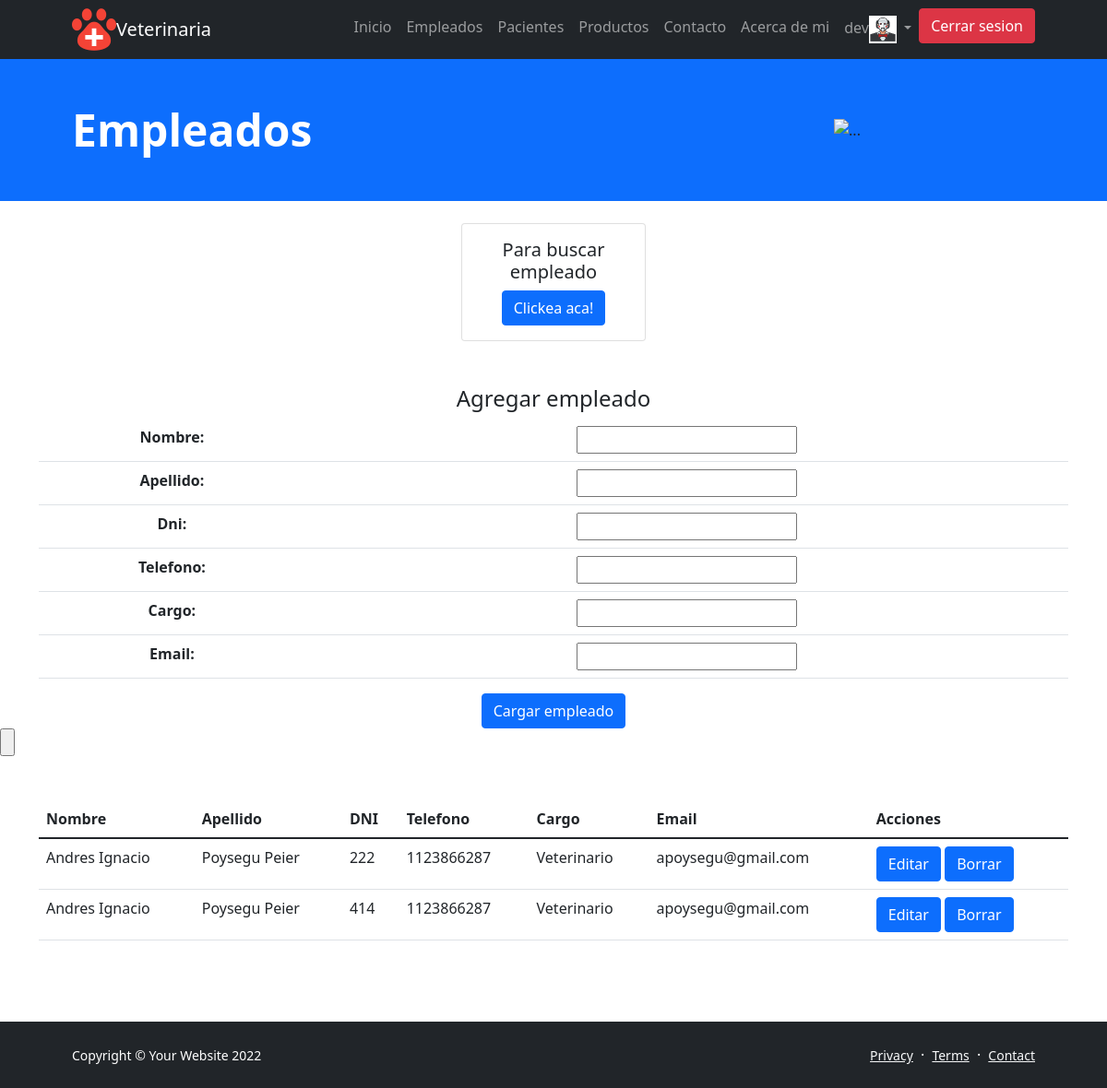
The page /empleados/ (signed in) on the database its author committed.
### veterinaria/models.py (models this page shows, shortened)
class Empleados(models.Model):
    nombre=models.CharField(max_length=50)
    apellido=models.CharField(max_length=50)
    dni = models.IntegerField(primary_key=True)
    telefono = models.IntegerField(null=True)
    cargo = models.CharField(max_length=50)
    email = models.EmailField(max_length=254,null=True)

### veterinaria/views.py (the view)
# urls.py: path('empleados/', empleados, name='empleados'),
@login_required
def empleados(request ):
    imagen = avatar(request)
    titulo = 'Empleados'
    empleados= Empleados.objects.all()
    if request.method == 'POST':
        formulario = EmpleadosFormulario(request.POST)
        if formulario.is_valid():
            data = formulario.cleaned_data
            empleado= Empleados(data['nombre'],
            data['apellido'],
            data['dni'],
            data['telefono'],
            data['cargo'],
            data['email']
            )
            empleado.save()
            formulario = EmpleadosFormulario()
            contx = {
            'formulario':formulario,
            'empleados':empleados ,
            'imagen':imagen
            }
            return render(request, 'veterinaria/empleados.html', contx)
    else:
        formulario = EmpleadosFormulario()
        return render(request, 'veterinaria/empleados.html', {'titulo':titulo,'formulario':formulario,'empleados':empleados , 'imagen':imagen})

### veterinaria/fomrs.py
class EmpleadosFormulario(forms.Form):
    nombre = forms.CharField(max_length=50)
    apellido = forms.CharField(max_length=50)
    dni = forms.IntegerField()
    telefono = forms.IntegerField()
    cargo = forms.CharField(max_length=50)
    email = forms.EmailField(max_length=254)

### usuario/views.py (called while the page is built)
def avatar(request):
    if request.user.username:
        avatar = Avatar.objects.filter(user = request.user)
        if len(avatar) > 0:
            imagen = avatar[0].imagen.url
        else:
            imagen = '/media/avatar/predeterminada.png'
    else:
        imagen = '/media/avatar/predeterminada.png'
    return (imagen)

### veterinaria/templates/veterinaria/empleados.html (shortened to what this page needs)
{% extends 'veterinaria/padre.html' %}
{% block main_content %}
<div class="col-sm-2 offset-md-5 mt-4">
    <div class="card">
      <div class="card-body">
         <center><h5 class="card-title">Para buscar empleado</h5>
       <a href="{% url 'buscarEmpleado'%}" class="btn btn-primary">Clickea aca!</a></center>
      </div>
    </div>
</div>
<div class="container mt-5" style='text-align:center' >
    <form action="/veterinaria/empleados/" method="POST" class="form-group " >
        <h4>Agregar empleado</h4>
        <table class="table">
            {{formulario.as_table}}
        </table>
        <input type="submit" value="Cargar empleado" class="btn btn-primary">
    </form>
</div>
<input type="button" action= value="Cargar empleado">
<div class="container mt-5">
    <table class="table" center>
        <thead >
            <tr>
                <th>Nombre</th>
                <th>Apellido</th>
                <th>DNI</th>
                <th>Telefono</th>
                <th>Cargo</th>
                <th>Email</th>
                <th>Acciones</th>
            </tr>
        </thead>
        <tbody>
                {% for empleado in empleados %}
                <tr>
                <td>{{empleado.nombre}}</td>
                <td>{{empleado.apellido}}</td>
                <td>{{empleado.dni}}</td>
                <td>{{empleado.telefono}}</td>
                <td>{{empleado.cargo}}</td>
                <td>{{empleado.email}}</td>
                <td>
                    <a href="../empleados/{{empleado.dni}}/update" class="btn btn-primary">Editar</a>
                    <a href="../empleados/{{empleado.dni}}/delete" class="btn btn-primary">Borrar</a>
                </td>
                </tr>
                {% endfor %}
        </tbody>
    </table>
</div>
<br><br><br>
{% endblock %}

### veterinaria/templates/veterinaria/padre.html (shortened to what this page needs)
<!DOCTYPE html>
<html lang="en">
    <head>
        {% load static  %}
        <link href="https://cdn.jsdelivr.net/npm/bootstrap-icons@1.5.0/font/bootstrap-icons.css" rel="stylesheet" />
        <link href="{% static 'veterinaria/css/styles.css'%}" rel="stylesheet" />
    </head>
    <body class="d-flex flex-column h-100">
        <main class="flex-shrink-0">
            <nav class="navbar navbar-expand-lg navbar-dark bg-dark">
                <div class="container px-5">
                    <img src="{%static 'veterinaria/assets/icons8-veterinarian-48.png'%}" alt=""><a class="navbar-brand" mx-8  href="{% url 'index' %}" >Veterinaria</a>
                    <div class="collapse navbar-collapse" id="navbarSupportedContent">
                        <ul class="navbar-nav ms-auto mb-2 mb-lg-0">
                            <li class="nav-item"><a class="nav-link" href="{% url 'index' %}">Inicio</a></li>
                            <li class="nav-item"><a class="nav-link" href="{% url 'empleados' %}">Empleados</a></li>
                            <li class="nav-item"><a class="nav-link" href="{% url 'pacientes' %}">Pacientes</a></li>
                            <li class="nav-item"><a class="nav-link" href="{% url 'productos' %}">Productos</a></li>
                            <li class="nav-item"><a class="nav-link" href="{% url 'contacto' %}">Contacto</a></li>
                            <li class="nav-item"><a class="nav-link" href="{% url 'about' %}">Acerca de mi</a></li>
                            <li class="nav-item">
                                {% if not request.user.is_authenticated %}
                                    <a class="btn btn-primary" href="{% url 'login' %}">Iniciar sesion</a>
                                {% else %}
                                <li class="nav-item dropdown">
                                    <a class="nav-link dropdown-toggle" href="#" id="navbarScrollingDropdown" role="button" data-bs-toggle="dropdown" aria-expanded="false">
                                      {{request.user.username}}<img src = "{{imagen}}"width="30" height="30" />
                                    </a>
                                <li><a class="btn btn-danger" href="{% url 'logout' %}">Cerrar sesion</a></li>
                                {% endif %}
                            </li>
                        </ul>
                    </div>
                </div>
            </nav>
            {% block content %}
            <header class="bg-primary ">
                <div class="container px-5">
                    <div class="row gx-5 align-items-center justify-content-center">
                        <div class="col-lg-8 col-xl-7 col-xxl-6">
                            <div class="my-5 text-center text-xl-start">
                                <h1 class="display-5 fw-bolder text-white mb-2">{{titulo}}</h1>
                            </div>
                        </div>
                        <div class="col-xl-5 col-xxxl-4 d-none d-xl-block text-center"><img class="img-fluid - my-4 mx-auto" src="https://img.lalr.co/cms/2019/09/11090627/102438524_xl1.jpg" alt="..." /></div>
                    </div>
                </div>
            </header>
           {%block main_content%}  {% endblock main_content %}
        <footer class="bg-dark py-4 mt-auto">
            <div class="container px-5">
                <div class="row align-items-center justify-content-between flex-column flex-sm-row">
                    <div class="col-auto"><div class="small m-0 text-white">Copyright &copy; Your Website 2022</div></div>
                    <div class="col-auto">
                        <a class="link-light small" href="#!">Privacy</a>
                        <span class="text-white mx-1">&middot;</span>
                        <a class="link-light small" href="#!">Terms</a>
                        <span class="text-white mx-1">&middot;</span>
                        <a class="link-light small" href="/veterinaria/contacto">Contact</a>
                    </div>
                </div>
            </div>
        </footer>
         {% endblock content %}
    </body>
</html>

### rows shown on the page
Empleados: nombre "Andres Ignacio", apellido "Poysegu Peier", dni "222", telefono "1123866287", cargo "Veterinario", email "apoysegu@gmail.com"
Empleados: nombre "Andres Ignacio", apellido "Poysegu Peier", dni "414", telefono "1123866287", cargo "Veterinario", email "apoysegu@gmail.com"

### other values the page prints
{{ request.user.username }} "dev"
{{ titulo }} "Empleados"
